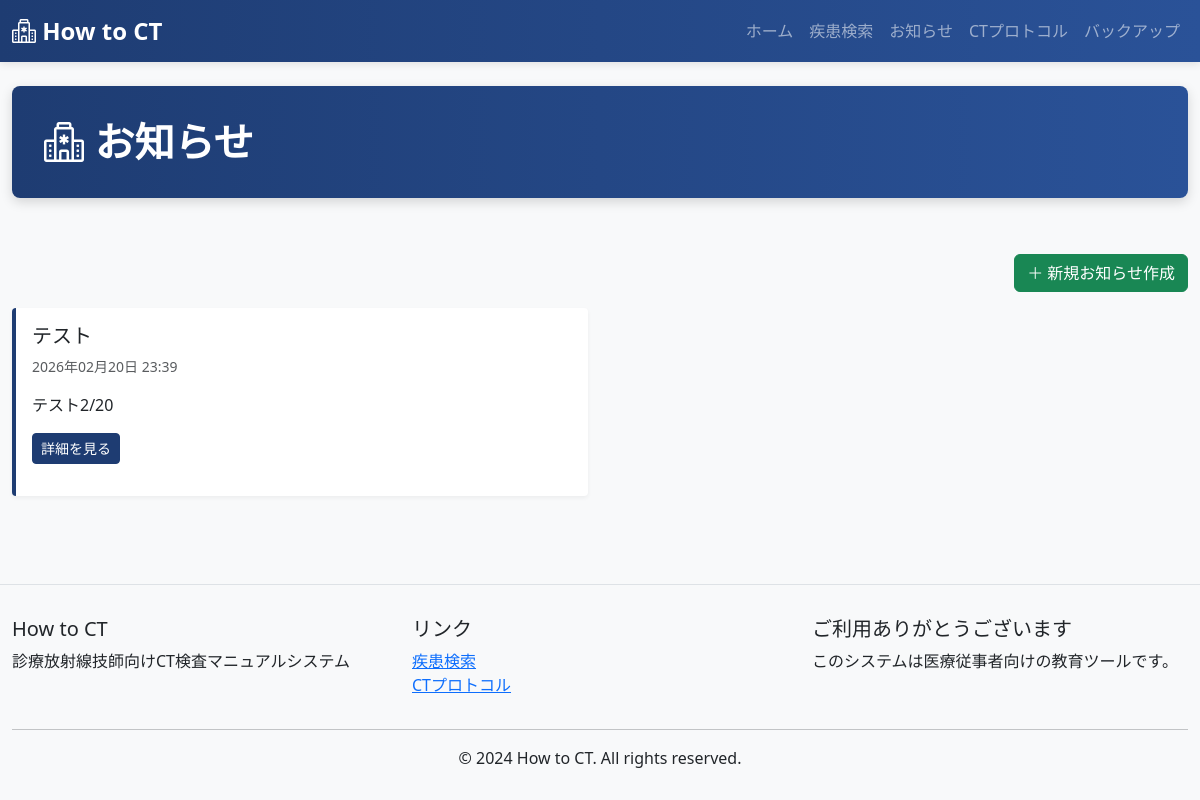
Before: /form/ with the older database file.
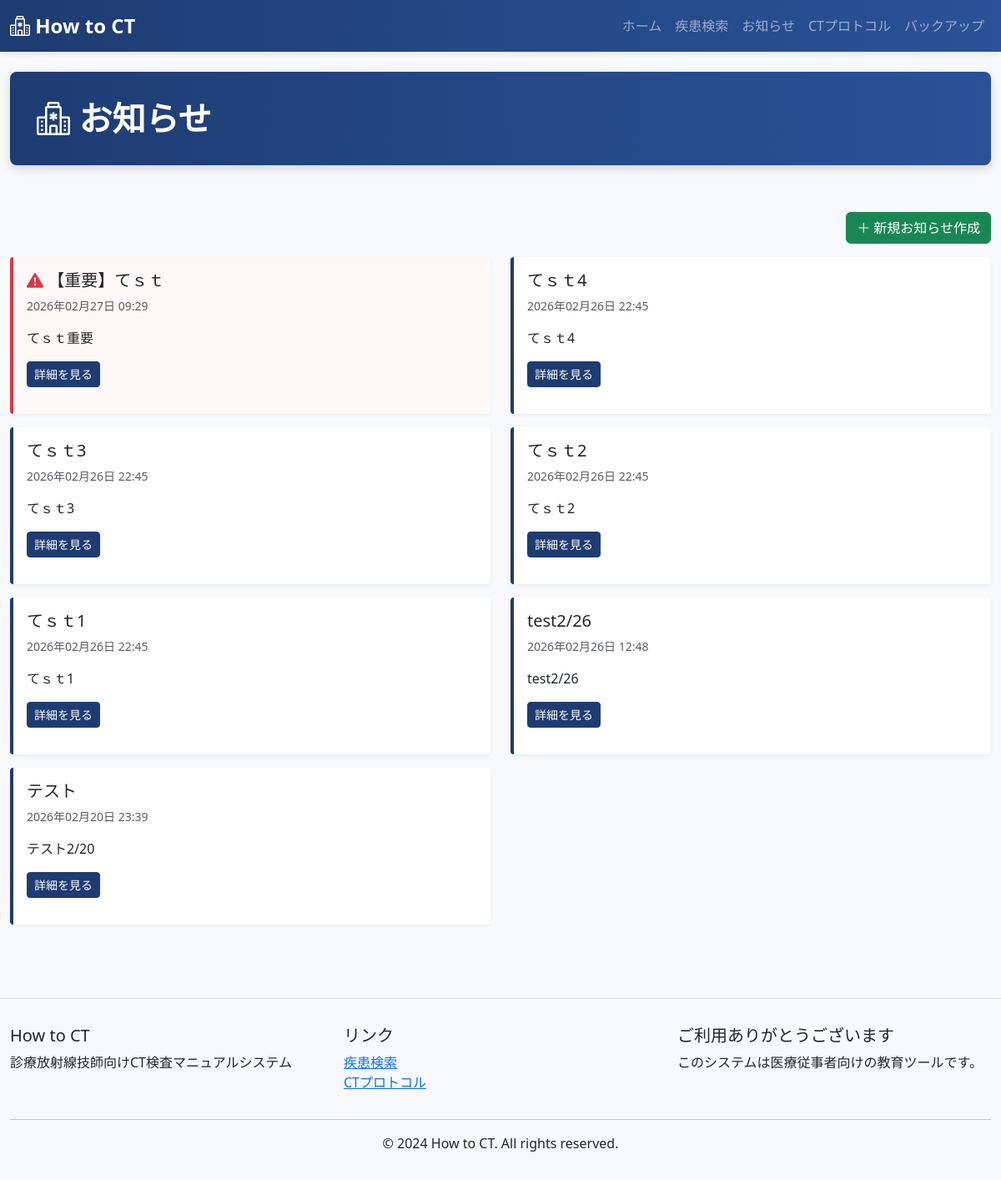
After: the same page with the newer database file.
### ct_app/models.py (models this page shows, shortened)
class Form(models.Model):
    title = models.CharField(max_length=255)
    main = models.TextField()
    post_img = models.ImageField(upload_to='notice_images/', null=True, blank=True)
    created_at = models.DateTimeField(auto_now_add=True)
    updated_at = models.DateTimeField(auto_now=True)
    class Meta:
        ordering = ['-created_at']

### ct_app/views.py (the view)
# urls.py: path('form/', views.FormListView.as_view(), name='form_list'),
class FormListView(View):
    def get(self, request):
        forms = Form.objects.all()
        context = {
            'page_title': 'お知らせ',
            'forms': forms,
        }
        return render(request, 'ct_app/form_list.html', context)

### ct_app/templates/ct_app/form_list.html (shortened to what this page needs)
{% extends 'ct_app/base.html' %}
{% block content %}
<div class="row mb-3">
    <div class="col-12 text-end">
        <a href="{% url 'form_create' %}" class="btn btn-success">
            <i class="bi bi-plus-lg"></i> 新規お知らせ作成
        </a>
    </div>
</div>
<div class="row">
    {% if forms %}
        {% for form in forms %}
        <div class="col-md-6 mb-3"> <div class="notice-item h-100 {% if '重要' in form.title %}is-important{% endif %}">
                <h5>
                    {% if '重要' in form.title %}
                        <span class="text-danger"><i class="bi bi-exclamation-triangle-fill"></i></span>
                    {% endif %}
                    {{ form.title }}
                </h5>
                <p class="text-muted small">{{ form.created_at|date:'Y年m月d日 H:i' }}</p>
                <p>{{ form.main|truncatechars:100 }}</p>
                <a href="{% url 'form_detail' form.pk %}" class="btn btn-sm btn-primary">
                    詳細を見る
                </a>
            </div>
        </div>
        {% endfor %}
    {% else %}
    <div class="col-12">
        <div class="alert alert-info">
            お知らせがありません。
        </div>
    </div>
    {% endif %}
</div>
{% endblock %}

Changed rows visible on the page:
added Form: title "【重要】てｓｔ", created_at "2026年02月27日 09:29", main "てｓｔ重要"
added Form: title "てｓｔ4", created_at "2026年02月26日 22:45", main "てｓｔ4"
added Form: title "てｓｔ3", created_at "2026年02月26日 22:45", main "てｓｔ3"
added Form: title "てｓｔ2", created_at "2026年02月26日 22:45", main "てｓｔ2"
added Form: title "てｓｔ1", created_at "2026年02月26日 22:45", main "てｓｔ1"
added Form: title "test2/26", created_at "2026年02月26日 12:48", main "test2/26"
